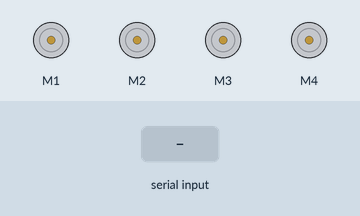
This sketch was run on a simulated Arduino Uno, built with avr-gcc and run on an emulated ATmega328P. Shown: 4 × DC motor (green arrow = forward, orange = backward, longer = faster). The inputs (shaded band) are chosen by the test bench. What the sketch prints to the serial monitor is not drawn.

Above: at 1.2 s.
1.3 s: "1" received over Serial
At 2.5 s:
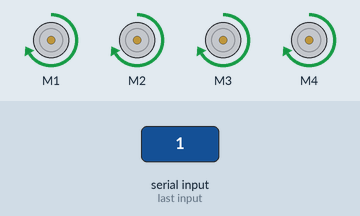
2.8 s: "2" received over Serial
At 3.6 s:
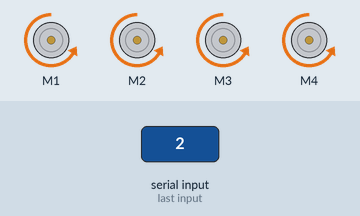
4.3 s: "3" received over Serial
At 4.8 s:
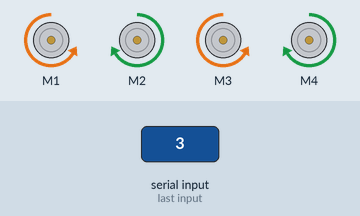
5.8 s: "4" received over Serial
At 7.0 s:
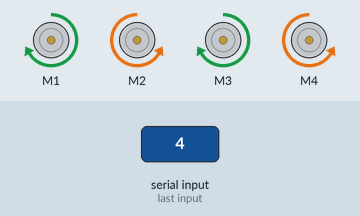
7.3 s: "5" received over Serial
At 8.3 s:
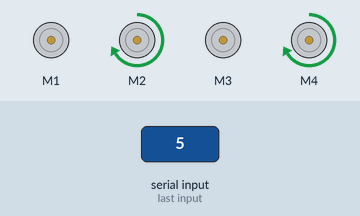
8.8 s: "6" received over Serial
At 9.4 s:
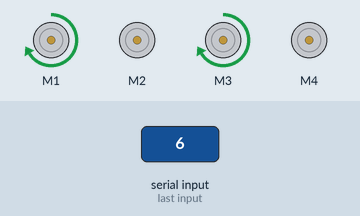
Timing chart, 0 to 11.3 s (numbered marks = the images above; inputs shaded):
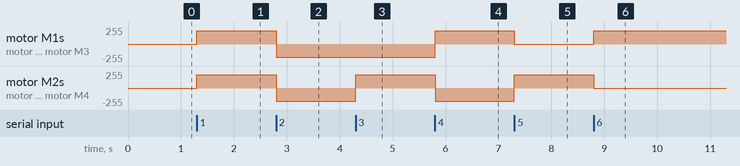

The sketch:

project_practise_1sem.ino
```cpp
#include <AFMotor.h>
AF_DCMotor motor1(1, MOTOR12_1KHZ); // create motor #1, 1KHz pwm
AF_DCMotor motor2(2, MOTOR12_1KHZ); // create motor #2, 1KHz pwm
AF_DCMotor motor3(3, MOTOR12_1KHZ); // create motor #3, 1KHz pwm
AF_DCMotor motor4(4, MOTOR12_1KHZ); // create motor #4, 1KHz pwm
int pos;
int LED = 12;
void setup() {
motor1.setSpeed(200);
motor2.setSpeed(200);
motor3.setSpeed(200);
motor4.setSpeed(200);
Serial.begin (9600);
}

void loop() {
if (Serial.available()) {
  pos = Serial.read();
  //int pos = Serial.parseInt();  //pos can change in range 1-11
  Serial.println (pos);


  if  (pos =='1'){
    Serial.print("North");
    motor1.run(FORWARD); // EDET VPERED
   motor2.run(FORWARD);
    motor3.run(FORWARD);
    motor4.run(FORWARD);
    digitalWrite(LED, HIGH);
  }
  if  (pos =='2'){
    Serial.print("South");
    motor1.run(BACKWARD); // EDET NAZAD
    motor2.run(BACKWARD);
    motor3.run(BACKWARD);
    motor4.run(BACKWARD);
  }
  if  (pos =='3'){
    Serial.print("East");
    motor1.run(BACKWARD); // EDET VPRAVO
    motor2.run(FORWARD);
    motor3.run(BACKWARD);
    motor4.run(FORWARD);
  }
  if  (pos =='4'){
    Serial.print("West");
    motor1.run(FORWARD); // EDET VLEVO
    motor2.run(BACKWARD);
    motor3.run(FORWARD);
    motor4.run(BACKWARD);
  }
  if  (pos =='5'){
    Serial.print("NORTH_EAST");
    motor1.run(RELEASE); // EDET PO DIAGONALI VPRAVO VPERED
    motor2.run(FORWARD);
    motor3.run(RELEASE);
    motor4.run(FORWARD);
  }
  if  (pos =='6'){
    Serial.print("NORTH_WEST");
    motor1.run(FORWARD); // EDET PO DIAGONALI VLEVO VPERED
    motor2.run(RELEASE);
    motor3.run(FORWARD);
    motor4.run(RELEASE);
  }
  if  (pos =='7'){
    Serial.print("SOUTH_WEST");
    motor1.run(RELEASE); // EDET PO DIAGONALI VLEVO NAZAD
    motor2.run(BACKWARD);
    motor3.run(RELEASE);
    motor4.run(BACKWARD);
  }
  if  (pos =='8'){
    Serial.print("SOUTH_EAST");
    motor1.run(BACKWARD); // EDET PO DIAGONALI VPRAVO NAZAD
    motor2.run(RELEASE);
    motor3.run(BACKWARD);
    motor4.run(RELEASE);
  }
  if  (pos =='r'){
    Serial.print("ClockWise");
    motor1.run(BACKWARD); // POVOROT PO CHASOVOY
   motor2.run(FORWARD);
    motor3.run(FORWARD);
    motor4.run(BACKWARD);
  }
  if  (pos =='l'){
    Serial.print("CounterClockWise");
    motor1.run(FORWARD); // POVOROT PROTIV CHASOVOY
    motor2.run(BACKWARD);
    motor3.run(BACKWARD);
    motor4.run(FORWARD);
  }
  if  (pos =='0'){
    Serial.print("stop");
    motor1.run(RELEASE); // STOP

    motor2.run(RELEASE);
    motor3.run(RELEASE);
     motor4.run(RELEASE);
     digitalWrite(LED, LOW);
  }

  }
}
```

Measured:
- after the input at 1.3 s, motor M1–4: stopped → forward 200/255 at once
- after the input at 2.8 s, motor M1–4: forward 200/255 → backward 200/255 at once
- after the input at 4.3 s, motor M2, motor M4: backward 200/255 → forward 200/255 at once
- after the input at 5.8 s, motor M1, motor M3: backward 200/255 → forward 200/255 at once; motor M2, motor M4: forward 200/255 → backward 200/255 at once
- after the input at 7.3 s, motor M1, motor M3: forward 200/255 → stopped at once; motor M2, motor M4: backward 200/255 → forward 200/255 at once
- after the input at 8.8 s, motor M1, motor M3: stopped → forward 200/255 at once; motor M2, motor M4: forward 200/255 → stopped at once
